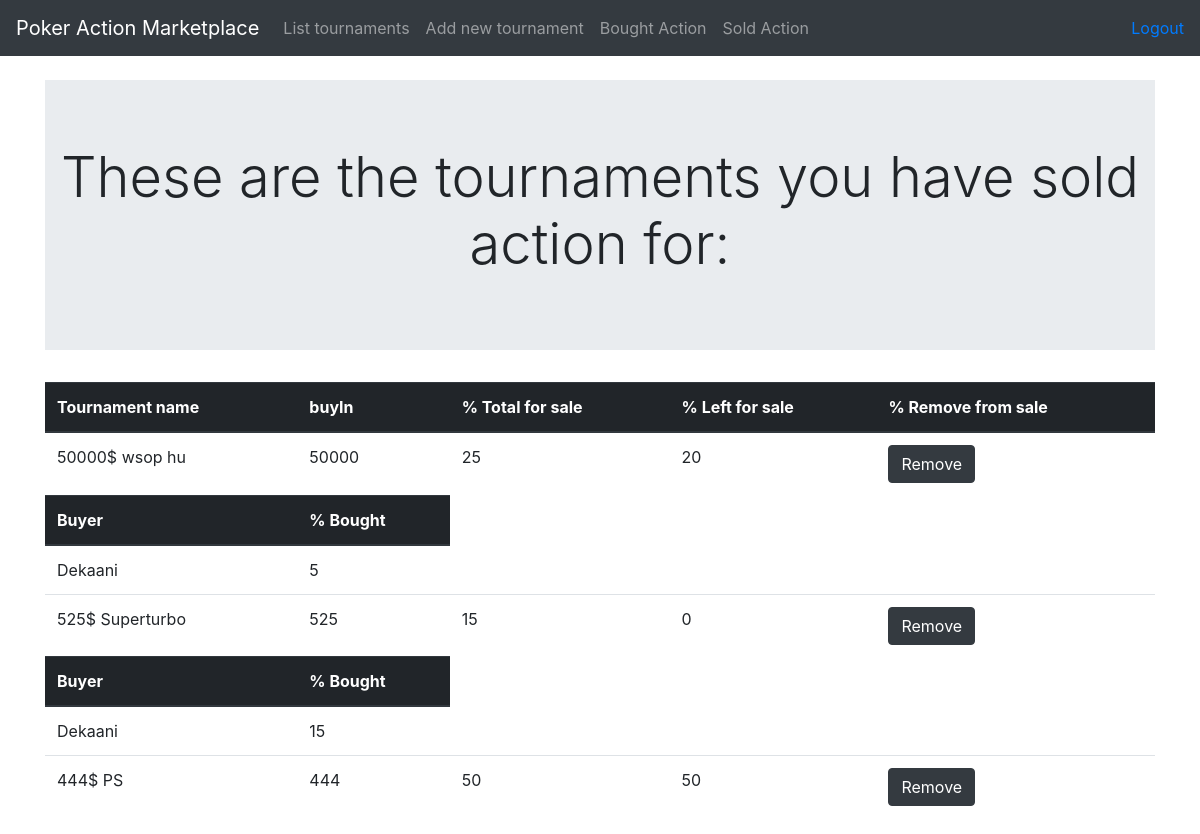
/tournaments/sold (signed in), run on the app's committed database.
### application/tournamentPackages/models.py (models this page shows, shortened)
class TournamentPackage(Base):
    tournament = db.Column(db.String(144), nullable=False)
    buyin = db.Column(db.Integer, nullable=False)
    pcttobesold = db.Column(db.Integer, nullable=False)
    pctleft = db.Column(db.Integer, nullable=False)
    account_id = db.Column(db.Integer, db.ForeignKey('account.id'), nullable=False)
    @staticmethod
    def tournaments_sold_action_from(id):
        stmt = text("SELECT tournament, buyin, pcttobesold, pctleft, tournament_package.id FROM tournament_package "
        "LEFT join account on tournament_package.account_id = account.id "
        "where account_id = {}".format(id))
        res = db.engine.execute(stmt)
        class soldTournaments:
            def __init__(self, tournament, buyin, pcttobesold, pctleft, id):
                self.tournament = tournament
                self.buyin = buyin
                self.pcttobesold = pcttobesold
                self.pctleft = pctleft
                self.id = id
                self.buyers = []
        tournaments = []
        for row in res:
            temp = list(row)
            tournm = soldTournaments(temp[0], temp[1], temp[2], temp[3], temp[4])
            tournaments.append(tournm)
            tournm.buyers = TournamentPackage.buyers_for_tournament(temp[4])
        return tournaments
    @staticmethod
    def buyers_for_tournament(tournamentid):
        stmt = text("SELECT buyer_id, actionboughtpct, account.name from bought_action_from_tournament LEFT JOIN account on buyer_id = account.id "
                    "where bought_action_from_tournament.tournament_package_id ={}".format(tournamentid))
        res = db.engine.execute(stmt)
        buyers = []
        for row in res:
            temp = list(row)
            buyers.append(temp)
        return buyers

class BoughtActionFromTournament(Base):
    tournament_package_id = db.Column(db.Integer, db.ForeignKey('tournament_package.id'), nullable=False)
    seller_name = db.Column(db.String(144), nullable=False)
    buyer_id = db.Column(db.Integer, db.ForeignKey('account.id'), nullable=False)
    actionboughtpct = db.Column(db.Integer, nullable=False)

### application/auth/models.py (models this page shows, shortened)
class User(Base):
    __tablename__ = "account"
    name = db.Column(db.String(144), nullable=False)
    username = db.Column(db.String(144), nullable=False)
    password = db.Column(db.String(144), nullable=False)
    tournaments = db.relationship('TournamentPackage', backref='account', lazy=True)

### application/tournamentPackages/views.py (the view)
@app.route('/tournaments/sold', methods=["GET"])
@login_required
def show_sold_tournaments():
    soldtournaments = TournamentPackage.tournaments_sold_action_from(current_user.id)
    for row in soldtournaments:
        print(row.tournament)
        for tour in row.buyers:
            print(tour)
    return render_template('tournaments/sold.html', soldTournaments = soldtournaments)

### application/__init__.py (called while the page is built)
@login_manager.user_loader
def load_user(user_id):
    return User.query.get(user_id)

### application/templates/tournaments/sold.html
{% extends "layout.html" %}
{% block body %}
<div class="jumbotron jumbotron-fluid">
  <div class="container">
    <h1 class="display-4" align=center>These are the tournaments you have sold action for:</h1>
  </div>
</div>
<table class="table">
  <thead class="thead-dark">
    <th scope="col">Tournament name</th>
    <th scope="col">buyIn</th>
    <th scope="col">% Total for sale</th>
    <th scope="col">% Left for sale</th>
    <th scope="col">% Remove from sale</th>
    </thead>
{% for tournament in soldTournaments %}
<tr>
  <td>{{ tournament.tournament }}</td>
  <td>{{ tournament.buyin }}</td>
  <td>{{ tournament.pcttobesold }}</td>
  <td>{{ tournament.pctleft }}</td>
  <td><form method ="POST", action="{{ url_for('remove_tournament_from_sale', tournament_id = tournament.id) }}">
    <input type="submit" value="Remove" class="btn btn-dark">
  </form> </td>
  {% if tournament.buyers %}
  <tr>
    <thead class="thead-dark">
    <th scope="col">Buyer</th>
    <th scope="col">% Bought</th>
    </thead>
  </tr>
  {% for buyer in tournament.buyers %}
  <tr>
    <td>{{ buyer[2] }}</td>
    <td>{{ buyer[1] }}</td>
  </tr>
    {% endfor %}
    {% endif %}
</tr>
{% endfor %}
</table>
{% endblock %}

### data on the page
TournamentPackage: tournament "50000$ wsop hu", buyin "50000", pcttobesold "25", pctleft "20"
BoughtActionFromTournament: name "Dekaani", actionboughtpct "5"
TournamentPackage: tournament "525$ Superturbo", buyin "525", pcttobesold "15", pctleft "0"
BoughtActionFromTournament: name "Dekaani", actionboughtpct "15"
TournamentPackage: tournament "444$ PS", buyin "444", pcttobesold "50", pctleft "50"
